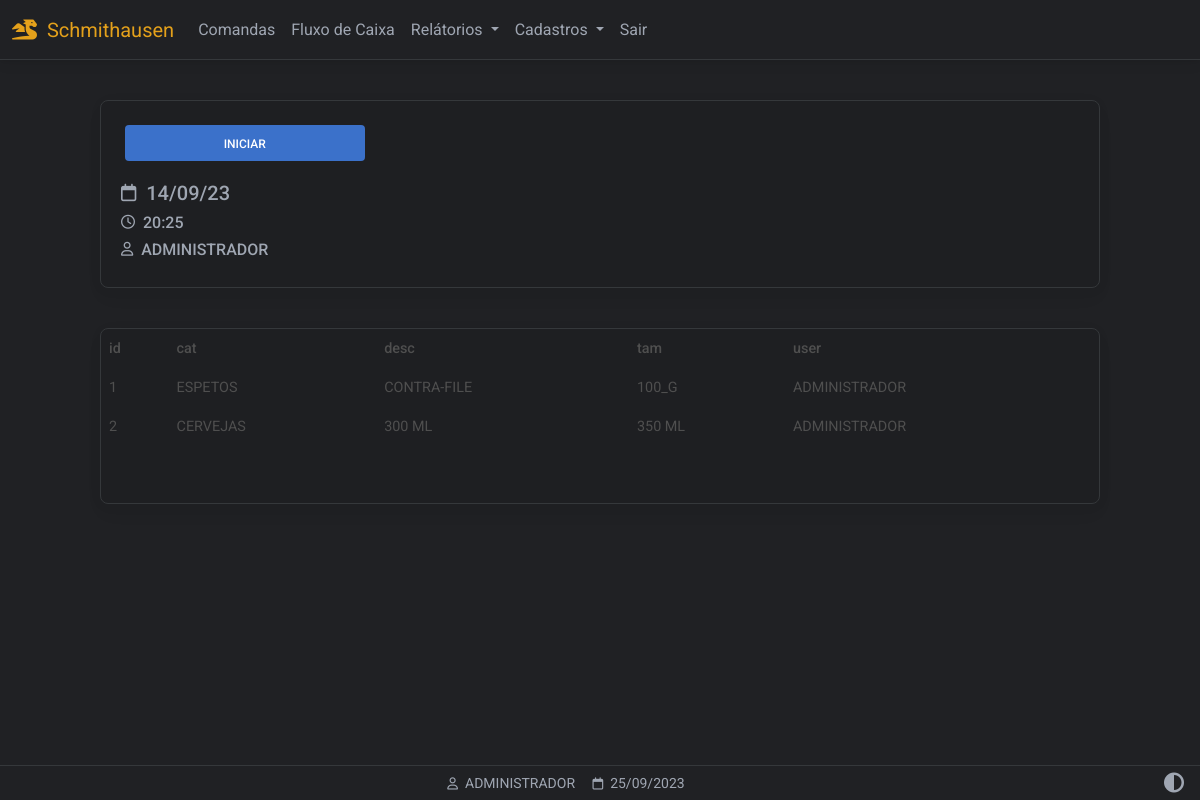
Before: /comandas (signed in) with the older database file.
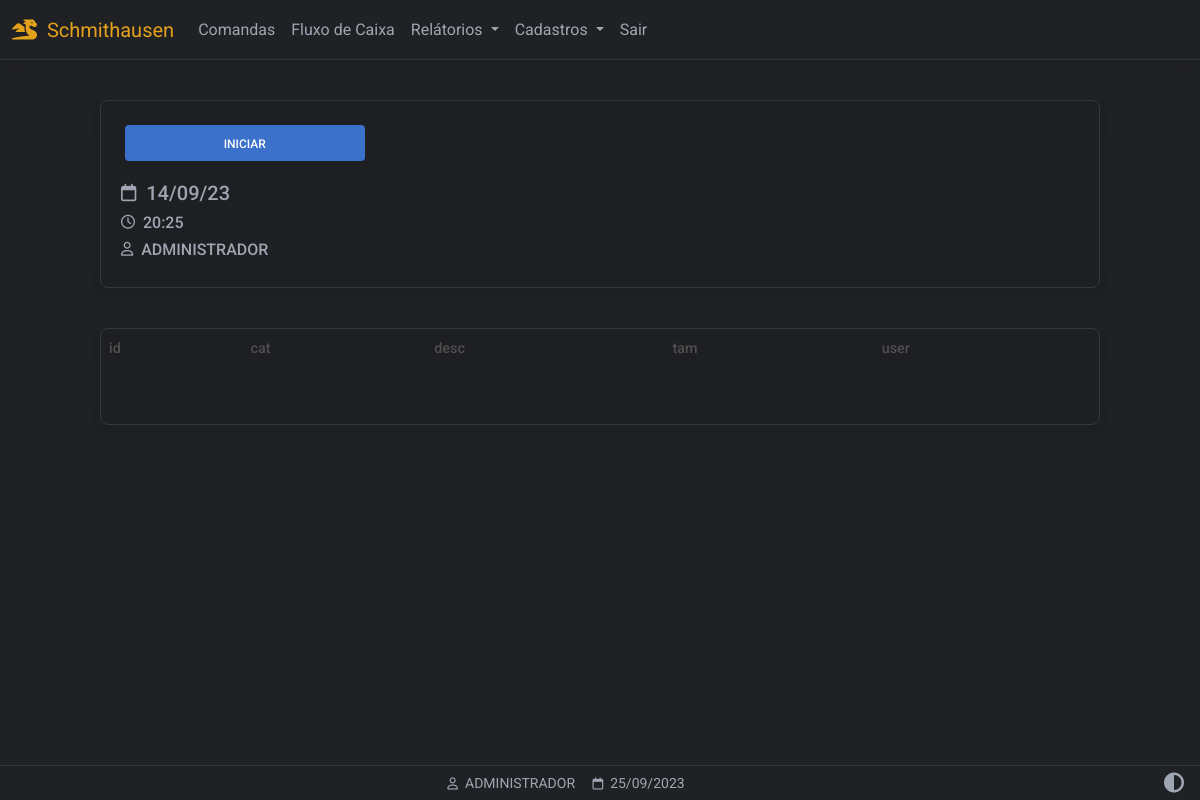
After: the same page with the newer database file.
### website/models.py (models this page shows)
class User(db.Model, UserMixin):
    id = db.Column(db.Integer, primary_key=True)
    email = db.Column(db.String(150), unique=True)
    password = db.Column(db.String(150))
    first_name = db.Column(db.String(150))
    user = db.relationship('Produto',backref='produto')

class Produto(db.Model):
    id = db.Column(db.Integer, primary_key=True)
    descricao = db.Column(db.String(150))
    valor = db.Column(db.Float)
    data_criacao = db.Column(db.DateTime(timezone=True), default=func.now())
    user_id = db.Column(db.Integer, db.ForeignKey('user.id'))
    cat_id = db.Column(db.Integer, db.ForeignKey('categoria.id'))
    tam_id = db.Column(db.Integer, db.ForeignKey('tamanho.id'))
    usuario = db.relationship('User',backref='usuarios')
    categoria = db.relationship('Categoria',backref='categorias')
    tamanho = db.relationship('Tamanho',backref='tamanho')

class Categoria(db.Model):
    id = db.Column(db.Integer, primary_key=True)
    nome = db.Column(db.String(150))
    categoria = db.relationship('Tamanho',backref='tamanhos')

class Tamanho(db.Model):
    id = db.Column(db.Integer, primary_key=True)
    nome = db.Column(db.String(150))
    cat_id = db.Column(db.Integer, db.ForeignKey('categoria.id'))

### website/views.py (the view)
@views.route('/comandas', methods=['GET', 'POST'])
@login_required
def comandas():
    df_produtos = Produto.query.all()
    return render_template("comandas.html",
                           user=current_user,
                           data=data,
                           dfProdutos = df_produtos)

### website/__init__.py (called while the page is built)
def create_app():
    app = Flask(__name__)
    app.config['SECRET_KEY'] = 'hjshjhdjah kjshkjdhjs'
    app.config['SQLALCHEMY_DATABASE_URI'] = f'sqlite:///{DB_NAME}'
    app.config["TEMPLATES_AUTO_RELOAD"] = True
    db.init_app(app)
    from .views import views
    from .auth import auth
    app.register_blueprint(views, url_prefix='/')
    app.register_blueprint(auth, url_prefix='/')
    from .models import User, Cliente, Produto
    with app.app_context():
        db.create_all()
    login_manager = LoginManager()
    login_manager.login_view = 'auth.login'
    login_manager.login_message = u"FAVOR EFETUAR LOGIN!"
    login_manager.init_app(app)
    @login_manager.user_loader
    def load_user(id):
        return User.query.get(int(id))
    return app

### website/templates/comandas.html (shortened to what this page needs)
{% extends "base.html" %}
{% block content %}
<div class="container-fluid" style="min-height:100dvh;padding-top:100px">
<section class="painel w-100 card myTheme-900 larg-max m-auto ">
<div class="painel-one">
    <a  href="#" class="btn btn-primary m-1 w-50">INICIAR</a>
    <h2 class="h5"><i class="fa-regular fa-calendar fa-sm"></i>&nbsp;&nbsp;14/09/23</h2>
    <h3 class="h6"><i class="fa-regular fa-clock fa-sm"></i></i>&nbsp;&nbsp;20:25</h3>
    <h3 class="h6"><i class="fa-regular fa-user fa-sm"></i></i>&nbsp;&nbsp;{{ user.first_name.split()[0] | upper }}</h3>
</div>
</section>
<div class="table-responsive w-100 card myTheme-900 larg-max m-auto" style="padding-bottom: 40px">
    <table class="table table-borderless table-sm">
        <tr>
            <th>id</th>
            <th>cat</th>
            <th>desc</th>
            <th>tam</th>
            <th>user</th>
        </tr>
        {% for produto in dfProdutos %}
        <tr>
           <td>{{produto.id}}</td>
           <td>{{produto.categoria.nome}}</td>
           <td>{{produto.descricao}}</td>
           <td>{{produto.tamanho.nome}}</td>
           <td>{{produto.usuario.first_name}}</td>
        </tr>
        {% endfor %}
    </table>
</div>
</div>
{% endblock %}
{% block titlefooter %}
<span>
&nbsp;{{ user.first_name.split()[0] | upper }}
<span>
&nbsp;{{ data.strftime('%d/%m/%Y') }}
</span>
{% endblock %}

### website/templates/base.html (shortened to what this page needs)
<!DOCTYPE html>
<html lang="pt-br" class="{{ 'light-mode' if session.get('theme') == 'light' }}">
<head>
<link rel="stylesheet" href="https://cdnjs.cloudflare.com/ajax/libs/font-awesome/6.0.0/css/all.min.css"/>
<link rel="stylesheet" type="text/css"       href="{{ url_for('static', filename='css/mdb.min.css')      }}">
<link rel="stylesheet" type="text/css"       href="{{ url_for('static', filename='css/base.css')         }}">
</head>
<body class="myTheme-500">
<nav id="navbar" class="autohide navbar navbar-expand-lg fixed-top myTheme-500">
  <div class="container-fluid">
    <a class="navbar-brand"><i class="fa-solid fa-dragon"></i>&nbsp;&nbsp;Schmithausen</a>
    {% if user.is_authenticated %}
    <div class="collapse navbar-collapse" id="navbarSupportedContent">
      <ul class="navbar-nav me-auto mb-2 mb-lg-0 my-navbar">
        <li class="nav-item">
          <a class="nav-link" href="/comandas">Comandas</a>
        </li>
        <li class="nav-item">
          <a class="nav-link" href="#">Fluxo de Caixa</a>
        </li>
        <li class="nav-item dropdown">
          <a class="nav-link dropdown-toggle" href="#" id="navbarDropdown" role="button" data-mdb-toggle="dropdown" aria-expanded="false">
            Relátorios
          </a>
        </li>
        <li class="nav-item dropdown">
          <a class="nav-link dropdown-toggle" href="#" id="navbarDropdown" role="button" data-mdb-toggle="dropdown" aria-expanded="false">
            Cadastros
          </a>
                      <li class="nav-item">
                      <a class="nav-link btn-sair" href="/logout">Sair</a>
                      </li>
        {% endif %}
        </li>
      </ul>
    </div>
  </div>
</nav>
  {% block content %}
  {% endblock %}
<footer class="row text-center fixed-bottom my-footer">
  <div class="col text-center p-1" style="min-width: 250px">
   <small>
   {% block titlefooter %}{% endblock %}
   </small>
    </div>
<div class="col text-center p-1 me-2" style="max-width: 60px;">
<a href="{{ url_for('views.toggle_theme', current_page=request.path) }}">
  <span>
  <i class="fa-solid fa-circle-half-stroke fa-lg"></i>
  </span>
</div>
</footer>
</body>
</html>

### website/static/css/base.css (style rules this page uses)
:root { --custom-color: 211, 84, 0; --color-primary: 59, 113, 202; --color-secondary: 159,166,178; --color-success: 20,164,77; --color-danger: 220, 76, 76; --color-warning: 228,161,27; --color-info: 84,180,211; --color-ligth: 251,251,251; --color-theme-500: 32, 33, 36; --color-theme-900: 30, 31, 34; --cor-fonte: 159,166,178; --cor-da-borda: 53, 56, 59; }
.larg-max { max-width: 1000px!important; }
.myTheme-900 { background-color: rgb(var(--color-theme-900))!important; color: rgb(var(--cor-fonte))!important; }
.myTheme-500 { background-color: rgb(var(--color-theme-500))!important; color: rgb(var(--cor-fonte))!important; }
.navbar-expand-lg { background-color: rgb(var(--color-theme-900)); border-bottom: 1px solid rgb(var(--cor-da-borda)); }
.fa-bars, .fa-circle-half-stroke { color: rgb(var(--cor-fonte))!important; }
#navbar .nav-link { color: rgb(var(--cor-fonte))!important; }
.my-footer { background-color: rgb(var(--color-theme-500)); border-top: 1px solid rgb(var(--cor-da-borda)); color: rgb(var(--cor-fonte)); }
.my-footer span { color: rgb(var(--cor-fonte)); }
.table-responsive { border: 1px solid rgb(var(--cor-da-borda))!important; color: rgb(var(--cor-fonte))!important; margin-bottom: 80px!important; }
.btn { box-shadow: none!important; }
.navbar-brand { color:rgba(var(--color-warning),1); pointer-events: none;" }
.painel { border: 1px solid rgb(var(--cor-da-borda))!important; min-height: 150px; display: flex; flex-direction: row; flex-wrap: wrap; justify-content: start; align-items: start; padding: 20px; margin-bottom: 40px!important; }
.painel > div { min-width: 300px; flex:1; }
.painel-one .btn { margin-bottom: 20px!important; }

Changed rows visible on the page:
removed Produto: id "1", categoria.nome "ESPETOS", descricao "CONTRA-FILE", tamanho.nome "100_G", usuario.first_name "ADMINISTRADOR"
removed Produto: id "2", categoria.nome "CERVEJAS", descricao "300 ML", tamanho.nome "350 ML", usuario.first_name "ADMINISTRADOR"
